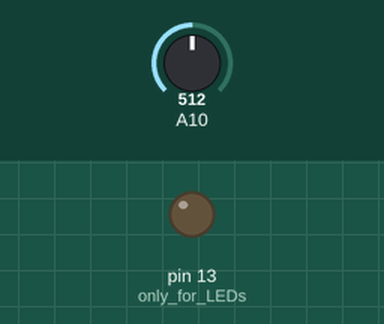
Recording of a sketch running on a simulated Arduino Mega 2560, built with avr-gcc and run on an emulated ATmega2560. On the bench: output pins drawn as LEDs (lit = HIGH). Dashed ring = blinking. Inputs (shaded band) come from the test bench; at power-on: A10 = 512.

Above: at 1.2 s.
1.3 s: A10 set to 1023
At 3.8 s:
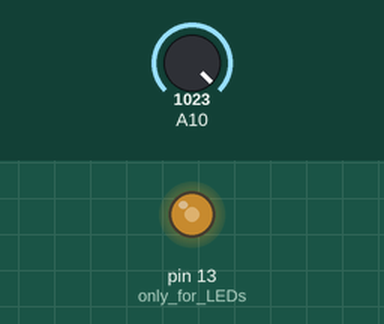
4.3 s: A10 set to 999
7.3 s: A10 set to 511
At 8.6 s:
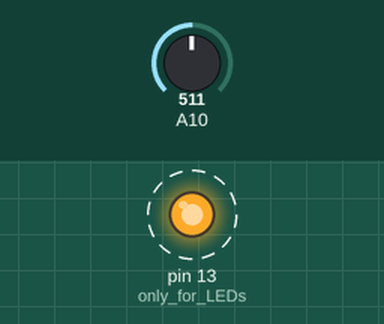
Timing chart, 0 to 16.3 s (numbered marks = the images above; inputs shaded):
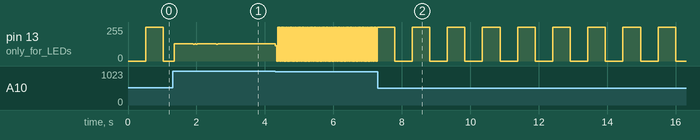

Measured:
- after the input at 7.3 s, pin 13 (only_for_LEDs): alternates 255/255 for 0.51 s and 0/255 for 0.51 s, starting after 0.49 s
- by itself, pin 13 (only_for_LEDs): repeats every 0.05 s: 0/255 0.02 s, 255/255 0.02 s

The sketch:

Class_2_-_blink_1.ino
```cpp
unsigned long current_time;
unsigned long prev_time;
int led_state;
int rate1 = 200;

void setup() {
  pinMode(13, OUTPUT); //only for LEDs

}

void loop() {
  current_time = millis();

  rate1 = 1023 - analogRead(A10); //analogRead returns 0-1023 10b ADC

  if (current_time - prev_time > rate1) {
    prev_time = current_time;

    Serial.println(rate1);
    //led_state = !led_state;

    if (led_state == 0) {
      led_state = 1;
    }
    else {
      led_state = 0;
    }

    digitalWrite(13, led_state);


  }

}
```
